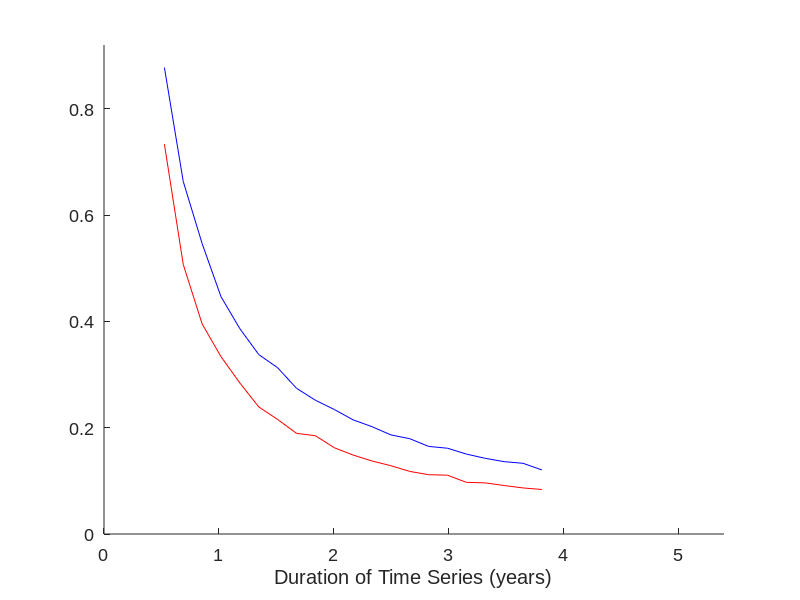

This chart was generated by the following MATLAB code: (Note: this script raises an error after producing the figure.)
clear

sr         = 9.48e5; 
los        = 43.0; 
l          = 0.055; 
dt         = 12; 
dy         = 12/365; %decimal years per interferogram
dz         = 30; 
Vavg_all   = []; 
bpr        = 70; %bp range
true       = [0;dz]; %true model
nw         = 0; 

nintsi     = 15:5:115; %15:5:155;
%nintsi     = 16:5:31;
d          = [((1+nintsi)*12)/365]';
smm        = [];
smn        = [];
for k = 1:length(nintsi)
    nints     = nintsi(k); 
    Vavg_all  = [];
    
    for j = 1:500

      Bl0   = randn(nints+1,1)*bpr;
      Bl0   = diff(Bl0);
      Bl    = (4*pi*Bl0)./(l*sr*sind(los));
      G     = [ones(nints, 1)*dy*4*pi/l Bl];  %for vel term-  dimensional analysis:  radians/int = meters/year  * radians/meter  * years/int
      ints  = G*true;
      noise = diff(randn(nints+1,1)*nw);

        for i = 1:nints 
            use            = [1:i-1 i+1:nints];
            Gi             = G(use,:);
            intsi          = ints;
            intsi(i+1:end) = 0;
            intsi          = intsi(use) + noise(use);


            Ginv          = inv(Gi'*Gi)*Gi'; 
            m             = Ginv*intsi; 
            Vavg_all(i,j) = m(1)*100;  
            %Havg_all(i,j) = m(2);
        end
    end
    s     = [std(Vavg_all(2:end-1, :)')']; 
    smm  = [smm; min(s) max(s)]; 
    %smn = [smn; mean(s)];
    disp(num2str(k)); 
end

% noise addition
% % figure; hold on; 
% plot(d,smm(:,1), ':', 'color', 'r'); 
% plot(d,smm(:,2), ':', 'color', 'b'); 
% 
% keyboard; 

%% Plot
% close all
%h = figure('units', 'normalized', 'outerposition', [.1 .3 .4 .66]); %hold on; box on; 

line(d, smm(:,1), 'color', 'r'); 
line(d, smm(:,2), 'color', 'b'); 

xlim([0 5.4]);
ylim([0 0.92]);
xlabel('Duration of Time Series (years)');
ax1 = gca; 
set(gca, 'FontName', 'Arial', 'fontsize', 13);
% plot(d(4), smm(4,1), '.', 'color', 'r', 'markersize', 10); hold on; 
% plot(d(4), smm(4,2), '.', 'color', 'b', 'markersize', 10); hold off; 
ax1.XColor = 'k';
ax1.YColor = 'k';
ax1_pos = ax1.Position; 
ax2 = axes('Position', ax1_pos, 'XAxisLocation','top','YAxisLocation','right','Color','none');
d2 = nintsi; 
% line(d2, smm(:,1), 'color', [0.5 0 0]); 
% line(d2, smm(:,2), 'color', [0 0 0.5]); 

ax1.YTickLabel = ''; 
xlim([0 163])
ylim([0 0.92]);
xlabel('Number of Interferograms');
ylabel('Inferred Average Velocity (cm/year)'); 
set(gca, 'FontName', 'Arial', 'fontsize', 13);
yl = get(gca, 'ylabel');
ylp = get(yl, 'Position');
ext=get(yl,'Extent');
set(yl, 'rotation', 270, 'VerticalAlignment','middle','Position',ylp+[ext(3)-0.15 0 0]);










































